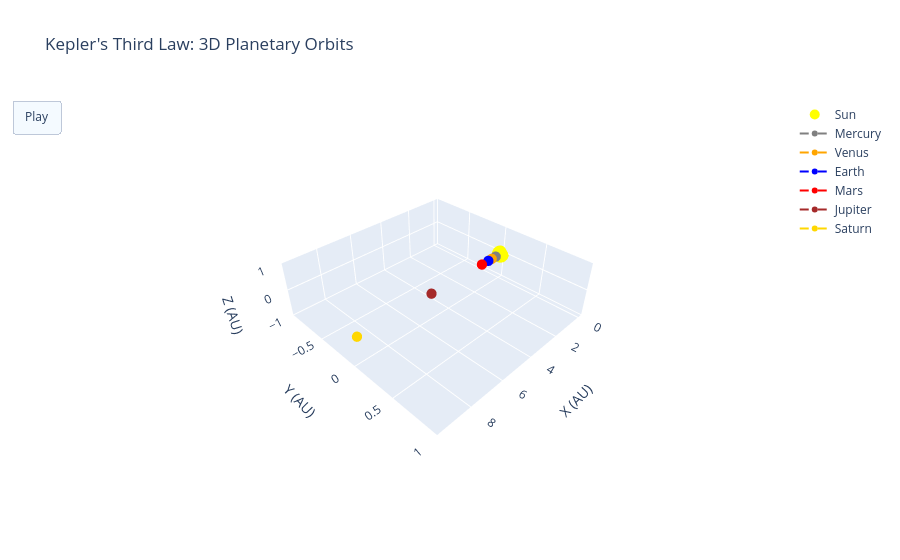

Write notebook code for a chart like this one.
### Code cell
# Planetary data
planets = {
    "Mercury": 0.39,
    "Venus": 0.72,
    "Earth": 1.0,
    "Mars": 1.52,
    "Jupiter": 5.2,
    "Saturn": 9.58
}

a_vals = np.array(list(planets.values()))
names = list(planets.keys())
T_vals = a_vals**(3/2)  # Orbital periods

# Planet colors
colors = ["gray", "orange", "blue", "red", "brown", "gold"]

# Animation parameters
frames_count = 200

# Compute positions for all frames
theta_frames = [2*np.pi * np.arange(frames_count) / (frames_count * T) for T in T_vals]
x_frames = [a * np.cos(theta) for a, theta in zip(a_vals, theta_frames)]
y_frames = [a * np.sin(theta) for a, theta in zip(a_vals, theta_frames)]
z_frames = [np.zeros_like(x) for x in x_frames]

# Create Plotly figure
fig = go.Figure()

# Initial Sun trace (included in every frame)
sun_trace = go.Scatter3d(x=[0], y=[0], z=[0], mode='markers',
                         marker=dict(size=10, color='yellow'),
                         name='Sun')
fig.add_trace(sun_trace)

# Initial planet traces
for i, name in enumerate(names):
    fig.add_trace(go.Scatter3d(
        x=[x_frames[i][0]], y=[y_frames[i][0]], z=[z_frames[i][0]],
        mode='markers+lines',
        line=dict(dash='dash', color=colors[i]),
        marker=dict(size=6, color=colors[i]),
        name=name
    ))

# Create frames
frames = []
for f in range(frames_count):
    frame_data = []
    # Add Sun in each frame
    frame_data.append(go.Scatter3d(
        x=[0], y=[0], z=[0],
        mode='markers',
        marker=dict(size=10, color='yellow'),
        name='Sun'
    ))
    # Add planets in frame
    for i in range(len(names)):
        frame_data.append(go.Scatter3d(
            x=[x_frames[i][f]], y=[y_frames[i][f]], z=[z_frames[i][f]],
            mode='markers+lines',
            line=dict(dash='dash', color=colors[i]),
            marker=dict(size=6, color=colors[i]),
            name=names[i]
        ))
    frames.append(go.Frame(data=frame_data, name=str(f)))

fig.frames = frames

# Layout and play button
fig.update_layout(
    title="Kepler's Third Law: 3D Planetary Orbits",
    scene=dict(
        xaxis=dict(title='X (AU)'),
        yaxis=dict(title='Y (AU)'),
        zaxis=dict(title='Z (AU)'),
        aspectratio=dict(x=1, y=1, z=0.3)
    ),
    updatemenus=[dict(
        type="buttons",
        buttons=[dict(label="Play",
                      method="animate",
                      args=[None, dict(frame=dict(duration=50, redraw=True),
                                       fromcurrent=True, mode='immediate')])]
    )]
)

fig.show()

# Output is not visible in github webpage, refer to Folder/Output-Plotly

### Figure 1 — Plotly figure (JSON) as saved in the notebook; plotly's stock layout.template omitted (floating-point values rounded to 4 significant figures)
{"data": [{"marker": {"color": "yellow", "size": 10}, "mode": "markers", "name": "Sun", "type": "scatter3d", "x": [0], "y": [0], "z": [0]}, {"line": {"color": "gray", "dash": "dash"}, "marker": {"color": "gray", "size": 6}, "mode": "markers+lines", "name": "Mercury", "type": "scatter3d", "x": [0.39], "y": [0], "z": [0]}, {"line": {"color": "orange", "dash": "dash"}, "marker": {"color": "orange", "size": 6}, "mode": "markers+lines", "name": "Venus", "type": "scatter3d", "x": [0.72], "y": [0], "z": [0]}, {"line": {"color": "blue", "dash": "dash"}, "marker": {"color": "blue", "size": 6}, "mode": "markers+lines", "name": "Earth", "type": "scatter3d", "x": [1], "y": [0], "z": [0]}, {"line": {"color": "red", "dash": "dash"}, "marker": {"color": "red", "size": 6}, "mode": "markers+lines", "name": "Mars", "type": "scatter3d", "x": [1.52], "y": [0], "z": [0]}, {"line": {"color": "brown", "dash": "dash"}, "marker": {"color": "brown", "size": 6}, "mode": "markers+lines", "name": "Jupiter", "type": "scatter3d", "x": [5.2], "y": [0], "z": [0]}, {"line": {"color": "gold", "dash": "dash"}, "marker": {"color": "gold", "size": 6}, "mode": "markers+lines", "name": "Saturn", "type": "scatter3d", "x": [9.58], "y": [0], "z": [0]}], "layout": {"scene": {"aspectratio": {"x": 1, "y": 1, "z": 0.3}, "xaxis": {"title": {"text": "X (AU)"}}, "yaxis": {"title": {"text": "Y (AU)"}}, "zaxis": {"title": {"text": "Z (AU)"}}}, "title": {"text": "Kepler's Third Law: 3D Planetary Orbits"}, "updatemenus": [{"buttons": [{"args": [null, {"frame": {"duration": 50, "redraw": true}, "fromcurrent": true, "mode": "immediate"}], "label": "Play", "method": "animate"}], "type": "buttons"}]}}
